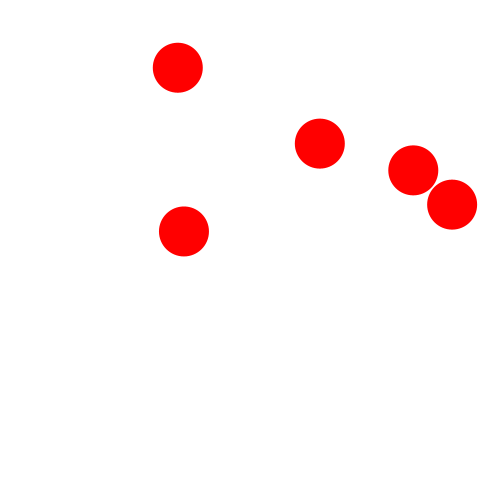
Frame 1 (no input)
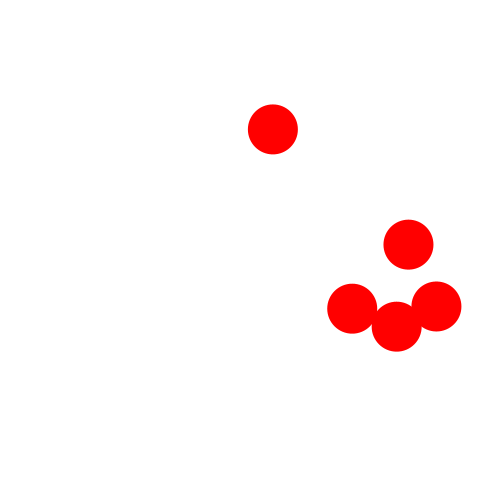
Frame 60 (the mouse pressed at the canvas centre just before this capture)
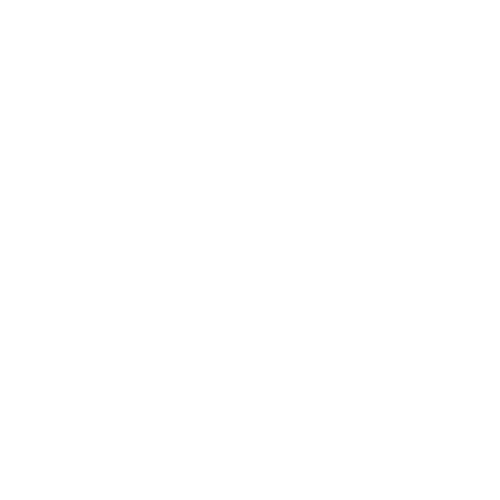
Frame 120 (the mouse held since frame 60 and released just before this capture)

The Processing sketch that drew these frames (run headless with seeded random() and noise(); from frame 60 on, the mouse is pressed at the canvas centre):

// Processing sketch: drill36
// ── drill36.pde
float[] x = {0,0,0,0,0};
float[] y = {0,0,0,0,0};
float[] dx = {0,0,0,0,0};
float[] dy = {0,0,0,0,0};
boolean status = true;
void setup() {
    size(500,500);
    noStroke();
    for (int i=0; i<5; i++) {
      x[i] = random(25,475);
      y[i] = random(25,475);
      dx[i] = random(1,4);
      dy[i] = random(1,4);
    }
}

void draw() {
    background(255);
    fill(255,0,0);
    if (frameCount % 120 == 0) {
        status = !status;
    }
    for (int i=0; i<5; i++) {
        if (y[i]-25 < 0 || y[i]+25 > height) {
            dy[i] *= -1;
        }
        if (x[i]-25 < 0 || x[i]+25 > width) {
            dx[i] *= -1;
        }
        x[i] += dx[i];
        y[i] += dy[i];
        if (status) {
            ellipse(x[i], y[i], 50, 50);
        }
    }
}
